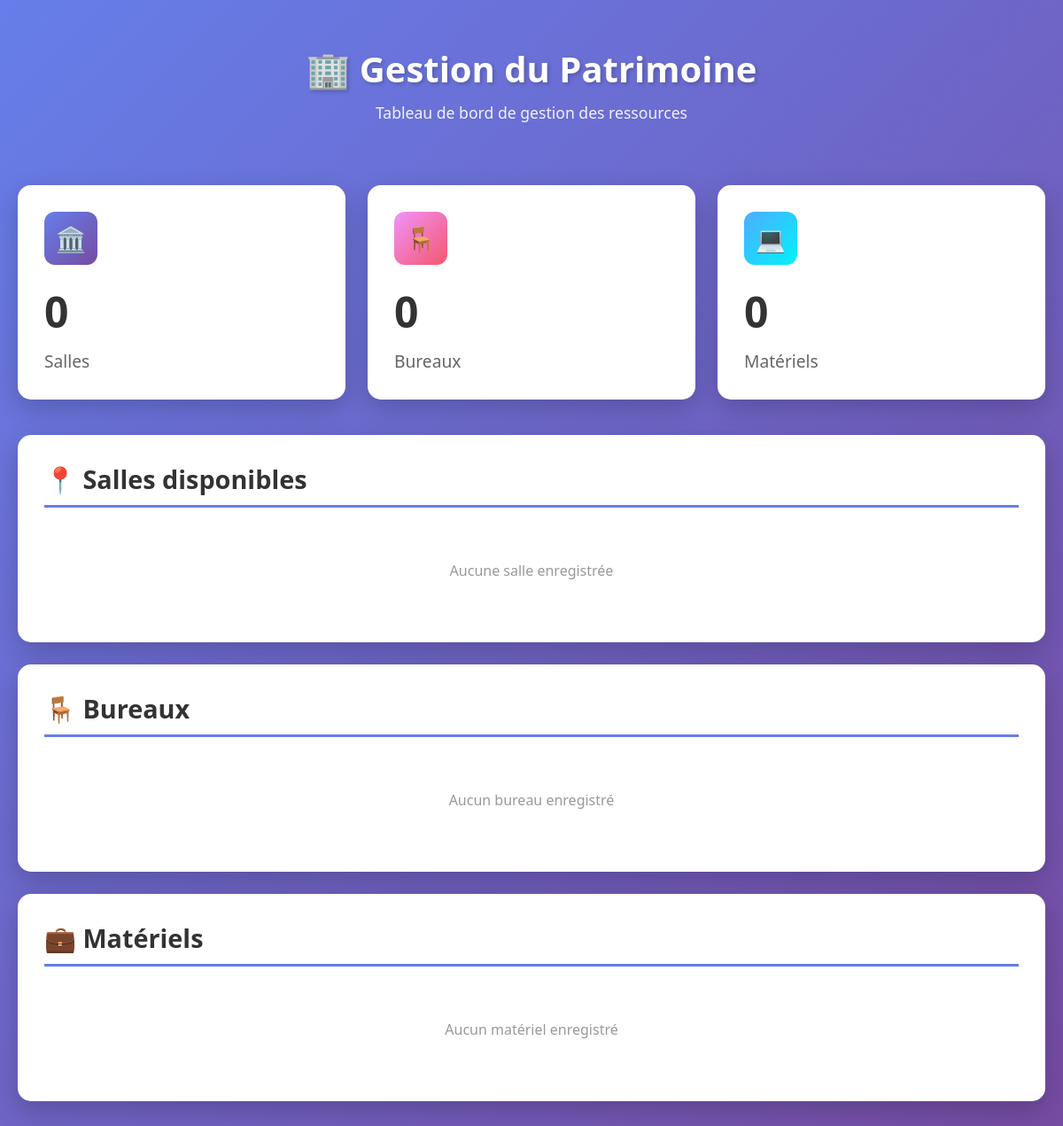
Page /home on the earlier database version.
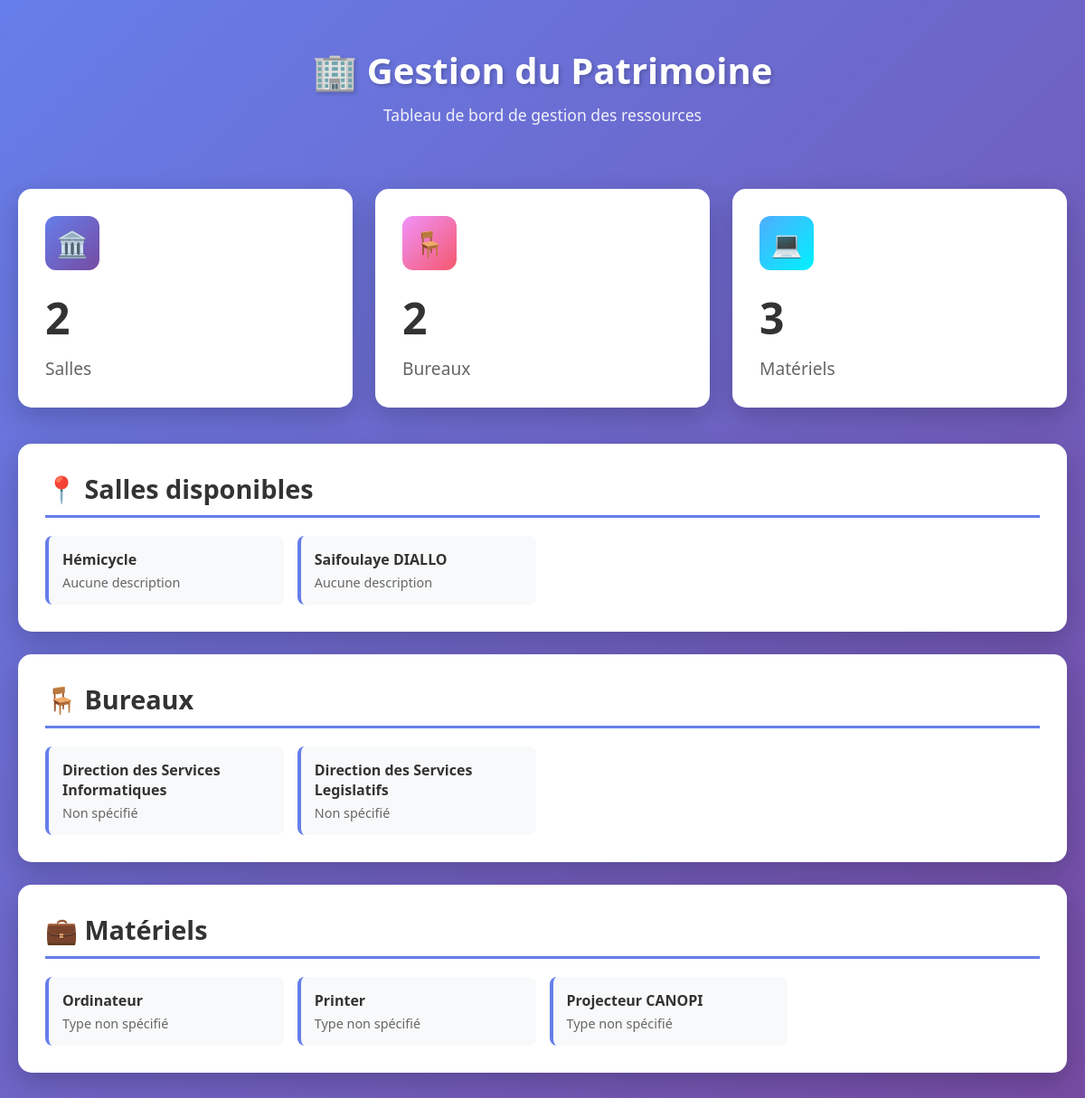
Same page on the later database version.
### patrimoine/models.py (models this page shows, shortened)
class Salle(models.Model):
    TYPE_SALLE_CHOICES = [
        ('reunion', 'Réunion'),
        ('conference', 'Conférence'),
        ('pleniere', 'Plénière'),
        ('formation', 'Formation'),  # Ajout d'un type supplémentaire
    ]
    type_salle = models.CharField(
        "Type de salle",
        max_length=100,
        choices=TYPE_SALLE_CHOICES
    )
    nom = models.CharField(
        "Nom",
        max_length=100,
        blank=True,
        default=""
    )
    niveau = models.CharField(
        "Niveau",
        max_length=100,
        blank=True,
        default="",
        help_text="Étage ou niveau de la salle"
    )
    capacite = models.IntegerField(
        "Capacité (personnes)",
        null=True,
        blank=True,
        validators=[MinValueValidator(1), MaxValueValidator(1000)],
        help_text="Nombre maximum de personnes"
    )
    surface = models.FloatField(
        "Surface (m²)",
        null=True,
        blank=True,
        validators=[MinValueValidator(0.01)],
        help_text="Surface en mètres carrés"
    )
    equipements = models.TextField(
        "Équipements",
        blank=True,
        default="",
        help_text="Liste des équipements disponibles"
    )
    disponible = models.BooleanField(
        "Disponible",
        default=True,
        help_text="Indique si la salle est disponible"
    )
    date_creation = models.DateTimeField(
        "Date de création",
        auto_now_add=True
    )
    date_modification = models.DateTimeField(
        "Date de modification",
        auto_now=True
    )
    picture = models.ImageField(
        "photo de la salle",
        blank=True
    )
    class Meta:
        verbose_name = "Salle"
        verbose_name_plural = "Salles"
        ordering = ['nom']

class Bureau(models.Model):
    TYPE_BUREAU_CHOICES = [
        ('box', 'Box office'),
        ('cloisonne', 'Cloisonné'),
        ('open', 'Open Office'),
        ('entier', 'Entier'),
    ]
    type_bureau = models.CharField(
        "Type de bureau",
        max_length=100,
        choices=TYPE_BUREAU_CHOICES
    )
    nom = models.CharField(
        "Nom",
        max_length=100,
        blank=True,  # Utiliser blank=True au lieu de null=True pour CharField
        default=""
    )
    niveau = models.CharField(
        "Niveau",
        max_length=100,
        blank=True,
        default="",
        help_text="Étage ou niveau du bureau"
    )
    surface = models.FloatField(
        "Surface (m²)",
        null=True,
        blank=True,
        validators=[MinValueValidator(0.01)],
        help_text="Surface en mètres carrés"
    )
    capacite = models.IntegerField(
        "Capacité (personnes)",
        null=True,
        blank=True,
        validators=[MinValueValidator(1)],
        help_text="Nombre de personnes pouvant occuper le bureau"
    )
    date_creation = models.DateTimeField(
        "Date de création",
        auto_now_add=True
    )
    date_modification = models.DateTimeField(
        "Date de modification",
        auto_now=True
    )
    class Meta:
        verbose_name = "Bureau"
        verbose_name_plural = "Bureaux"
        ordering = ['nom']

class Materiel(models.Model):
    ETAT_CHOICES = [
        ('bon', 'Bon état'),
        ('moyen', 'État moyen'),
        ('mauvais', 'Mauvais état'),
        ('hs', 'Hors service'),
        ('autre', 'Autre'),
    ]
    salle = models.ForeignKey(
        Salle,
        on_delete=models.CASCADE,
        null=True,
        blank=True,
        related_name='materiels',
        verbose_name="Salle",
        help_text="Salle où se trouve le matériel"
    )
    bureau = models.ForeignKey(
        Bureau,
        on_delete=models.CASCADE,
        null=True,
        blank=True,
        related_name='materiels',
        verbose_name="Bureau",
        help_text="Bureau où se trouve le matériel"
    )
    nom = models.CharField(
        "Nom du matériel",
        max_length=100,
        blank=True,
        default=""
    )
    description = models.TextField(
    "Description",
    blank=True,
    default="",
    help_text="Description détaillée du matériel"
    )
    quantite = models.IntegerField(
        "Quantité",
        default=1,
        validators=[MinValueValidator(0)],
        help_text="Nombre d'unités"
    )
    etat = models.CharField(
        "État",
        max_length=100,
        choices=ETAT_CHOICES,
        default='bon'
    )
    numero_serie = models.CharField(
        "Numéro de série",
        max_length=100,
        blank=True,
        default="",
        help_text="Numéro de série ou d'inventaire"
    )
    date_acquisition = models.DateField(
        "Date d'acquisition",
        null=True,
        blank=True
    )
    prix_unitaire = models.DecimalField(
        "Prix unitaire (GNF)",
        max_digits=10,
        decimal_places=2,
        null=True,
        blank=True,
        validators=[MinValueValidator(0)],
        help_text="Prix d'achat unitaire"
    )
    date_creation = models.DateTimeField(
        "Date de création",
        auto_now_add=True
    )
    date_modification = models.DateTimeField(
        "Date de modification",
        auto_now=True
    )
    class Meta:
        verbose_name = "Matériel"
        verbose_name_plural = "Matériels"
        ordering = ['nom']
        indexes = [
            models.Index(fields=['salle']),
            models.Index(fields=['bureau']),
            models.Index(fields=['etat']),
        ]

### patrimoine/views.py (the view)
# urls.py: path('home', views.home, name='home'),
def home(request):
    salles = Salle.objects.all()
    bureaux = Bureau.objects.all()
    materiels = Materiel.objects.all()
    context = {
        'salles': salles,'bureaux': bureaux,'materiels': materiels,
        }
    return render(request, 'patrimoine/home.html', context)

### templates/patrimoine/home.html (shortened to what this page needs)
<!DOCTYPE html>
<html lang="fr">
<head>
</head>
<body>
    <div class="container">
        <header>
            <h1>🏢 Gestion du Patrimoine</h1>
            <p>Tableau de bord de gestion des ressources</p>
        </header>
        <div class="stats-grid">
            <div class="stat-card salles">
                <div class="stat-card-header">
                    <div class="stat-icon">🏛️</div>
                </div>
                <div class="stat-number">{{ salles.count }}</div>
                <div class="stat-label">Salles</div>
            </div>
            <div class="stat-card bureaux">
                <div class="stat-card-header">
                    <div class="stat-icon">🪑</div>
                </div>
                <div class="stat-number">{{ bureaux.count }}</div>
                <div class="stat-label">Bureaux</div>
            </div>
            <div class="stat-card materiels">
                <div class="stat-card-header">
                    <div class="stat-icon">💻</div>
                </div>
                <div class="stat-number">{{ materiels.count }}</div>
                <div class="stat-label">Matériels</div>
            </div>
        </div>
        <div class="content-section">
            <h2 class="section-title">📍 Salles disponibles</h2>
            {% if salles %}
                <div class="list-grid">
                    {% for salle in salles %}
                    <div class="list-item">
                        <h4>{{ salle.nom }}</h4>
                        <p>{{ salle.description|default:"Aucune description" }}</p>
                    </div>
                    {% endfor %}
                </div>
            {% else %}
                <div class="empty-state">
                    <p>Aucune salle enregistrée</p>
                </div>
            {% endif %}
        </div>
        <div class="content-section">
            <h2 class="section-title">🪑 Bureaux</h2>
            {% if bureaux %}
                <div class="list-grid">
                    {% for bureau in bureaux %}
                    <div class="list-item">
                        <h4>{{ bureau.nom }}</h4>
                        <p>{{ bureau.localisation|default:"Non spécifié" }}</p>
                    </div>
                    {% endfor %}
                </div>
            {% else %}
                <div class="empty-state">
                    <p>Aucun bureau enregistré</p>
                </div>
            {% endif %}
        </div>
        <div class="content-section">
            <h2 class="section-title">💼 Matériels</h2>
            {% if materiels %}
                <div class="list-grid">
                    {% for materiel in materiels %}
                    <div class="list-item">
                        <h4>{{ materiel.nom }}</h4>
                        <p>{{ materiel.type|default:"Type non spécifié" }}</p>
                    </div>
                    {% endfor %}
                </div>
            {% else %}
                <div class="empty-state">
                    <p>Aucun matériel enregistré</p>
                </div>
            {% endif %}
        </div>
    </div>
</body>
</html>

Differences in the rows shown:
added Salle: nom "Hémicycle", description "Aucune description"
added Salle: nom "Saifoulaye DIALLO", description "Aucune description"
added Bureau: nom "Direction des Services Informatiques", localisation "Non spécifié"
added Bureau: nom "Direction des Services Legislatifs", localisation "Non spécifié"
added Materiel: nom "Ordinateur", type "Type non spécifié"
added Materiel: nom "Printer", type "Type non spécifié"
added Materiel: nom "Projecteur CANOPI", type "Type non spécifié"
Other differences:
{{ salles.count }}: "0" → "2"
{{ bureaux.count }}: "0" → "2"
{{ materiels.count }}: "0" → "3"
text no longer shown: "Aucune salle enregistrée Aucun bureau enregistré Aucun matériel enregistré"
